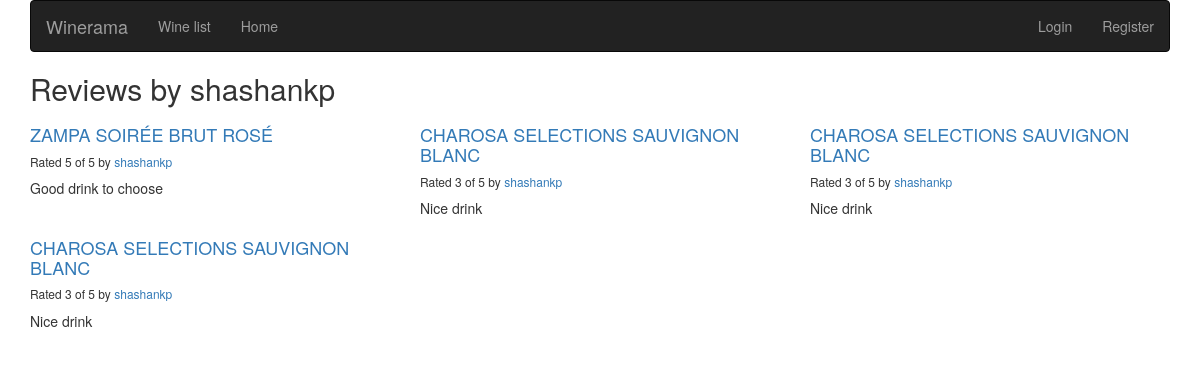
/reviews/review/user/shashankp/, run on the app's committed database.
### reviews/models.py (models this page shows, shortened)
class Review(models.Model):
    RATING_CHOICES = (
        (1, '1'),
        (2, '2'),
        (3, '3'),
        (4, '4'),
        (5, '5'),
    )
    wine = models.ForeignKey(Wine)
    pub_date = models.DateTimeField('date published')
    user_name = models.CharField(max_length=100)
    comment = models.CharField(max_length=200)
    rating = models.IntegerField(choices=RATING_CHOICES)

class Wine(models.Model):
    name = models.CharField(max_length=200)

### reviews/views.py (the view)
# urls.py: url(r'^review/user/(?P<username>\w+)/$', views.user_review_list, name='user_review_list'),
def user_review_list(request, username=None):
    if not username:
        username = request.user.username
    latest_review_list = Review.objects.filter(user_name=username).order_by('-pub_date')
    context = {'latest_review_list':latest_review_list, 'username':username}
    return render(request, 'reviews/user_review_list.html', context)

### reviews/templates/reviews/user_review_list.html
{% extends 'reviews/review_list.html' %}
{% block title %}
<h2>Reviews by {{ username }}</h2>
{% endblock %}

### reviews/templates/reviews/review_list.html (shortened to what this page needs)
{% extends 'base.html' %}
{% block content %}
{% if latest_review_list %}
<div class="row">
    {% for review in latest_review_list %}
    <div class="col-xs-6 col-lg-4">
        <h4><a href="{% url 'reviews:review_detail' review.id %}">
        {{ review.wine.name }}
        </a></h4>
        <h6>Rated {{ review.rating }} of 5 by <a href="{% url 'reviews:user_review_list' review.user_name %}" >{{ review.user_name }}</a></h6>
        <p>{{ review.comment }}</p>
    </div>
    {% endfor %}
</div>
{% else %}
<p>No reviews are available.</p>
{% endif %}
{% endblock %}

### data on the page
Review: wine.name "ZAMPA SOIRÉE BRUT ROSÉ", rating "5", user_name "shashankp", comment "Good drink to choose"
Review: wine.name "CHAROSA SELECTIONS SAUVIGNON BLANC", rating "3", user_name "shashankp", comment "Nice drink"
Review: wine.name "CHAROSA SELECTIONS SAUVIGNON BLANC", rating "3", user_name "shashankp", comment "Nice drink"
Review: wine.name "CHAROSA SELECTIONS SAUVIGNON BLANC", rating "3", user_name "shashankp", comment "Nice drink"

### other printed values
{{ username }} "shashankp"
